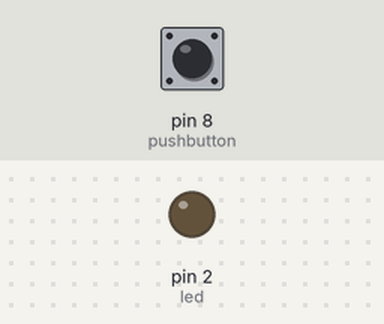
Bench run of a sketch on a simulated Arduino Uno, built with avr-gcc and run on an emulated ATmega328P. On the bench: output pins drawn as LEDs (lit = HIGH). The test bench sets the inputs (shaded band); at power-on: pin 8 (pushbutton) LOW.

Above: at 1.2 s.
1.3 s: pin 8 (pushbutton) pulled HIGH for 0.15 s
At 1.37 s:
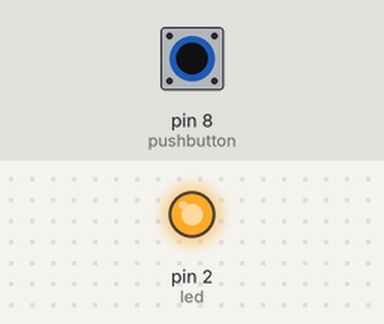
2.9 s: pin 8 (pushbutton) pulled HIGH for 3.2 s
At 6.8 s:
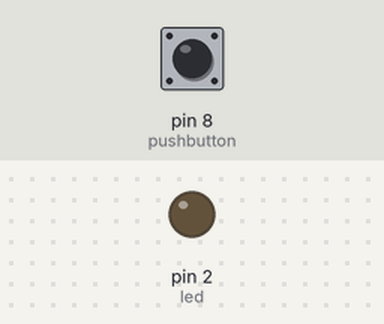
Timing chart, 0 to 8.3 s (numbered marks = the images above; inputs shaded):
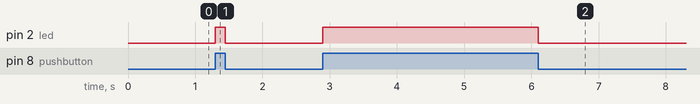

Measured:
- after the input at 1.3 s, pin 2 (led): LOW → HIGH at once, → LOW 0.15 s later
- after the input at 2.9 s, pin 2 (led): LOW → HIGH at once, → LOW 3.2 s later

The sketch:

1led_1pushbutton.ino
```cpp
#define led 2
#define pushbutton 8

void setup() {
  Serial.begin(9600);
  pinMode(led,OUTPUT);
  pinMode(pushbutton,INPUT);
}

void loop() {
   bool x = digitalRead(pushbutton);
if ( x==1 ) {
  digitalWrite(led,HIGH);
}
else{
  digitalWrite(led,LOW);
}
}
```
